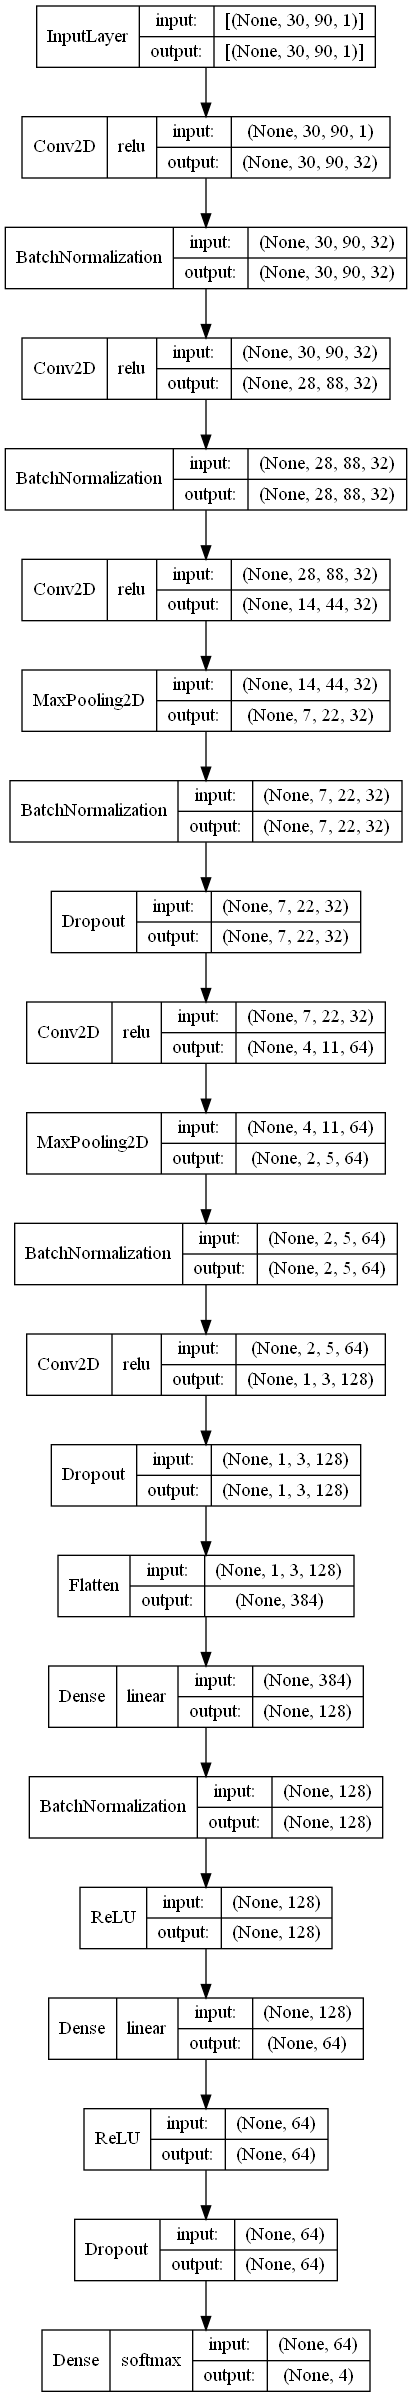

Write the Python code that produced this figure.
import datetime
import json
import os
import pathlib

import matplotlib.pyplot as plt
import numpy as np
import pandas as pd
import seaborn as sns
import tensorflow as tf
import keras
from sklearn.metrics import confusion_matrix
from sklearn.metrics import f1_score
from sklearn.utils.class_weight import compute_class_weight
from tensorflow.keras import regularizers
# import visualkeras

from PIL import ImageFont

import dataset
import metrics
from custom_loss_function import custom_cross_entropy


class Model:
    def __init__(self, save_path, categories, model_name):
        """
        Initialize the model with the folder
        """
        self.save_path = save_path

        self.model_name = model_name
        self.log_path = save_path.joinpath(model_name)
        if not self.log_path.exists():
            os.mkdir(str(self.log_path))

        detection_metrics = metrics.ImbalancedDetectionMatrix(noise_class_name='Noise', classes_names=categories)
        self.metrics = [
            keras.metrics.SparseCategoricalAccuracy(name='accuracy'),
            metrics.f1_score,
            metrics.recall_score,
            detection_metrics.imbalanced_metric,
            detection_metrics.noise_misclas_rate,
            detection_metrics.call_avg_tpr
        ]

        # self.metrics = {'imbalanced_metric': detection_metrics.imbalanced_metric,
        #                 'noise_misclas_rate': detection_metrics.noise_misclas_rate,
        #                 'call_avg_tpr': detection_metrics.call_avg_tpr,
        #                 'f1_score': metrics.f1_score,
        #                 'recall_score': metrics.recall_score,
        #                 'accuracy': tf.keras.metrics.SparseCategoricalAccuracy(name='accuracy')}
        # Model still to be created or loaded
        self.model = None

    def create(self, n_classes, batch_size):
        """
        Create the model. Stores a summary of the model in the log_path, called model_summary.txt
        :param n_classes: number of classes
        :param batch_size: int, batch size
        :return: created model
        """
        model = tf.keras.models.Sequential()
        model.add(tf.keras.layers.Conv2D(batch_size, kernel_size=(3, 3), activation='relu', padding="same",
                                         kernel_initializer='he_normal', input_shape=(dataset.IMAGE_WIDTH,
                                                                                      dataset.IMAGE_HEIGHT, 1)))

        model.add(tf.keras.layers.BatchNormalization())

        model.add(tf.keras.layers.Conv2D(batch_size, kernel_size=(3, 3), activation='relu'))
        model.add(tf.keras.layers.BatchNormalization())
        model.add(tf.keras.layers.Conv2D(batch_size, kernel_size=5, strides=2, padding='same', activation='relu'))
        model.add(tf.keras.layers.MaxPooling2D((2, 2)))
        model.add(tf.keras.layers.BatchNormalization())
        model.add(tf.keras.layers.Dropout(0.3))
        model.add(
            tf.keras.layers.Conv2D(batch_size * 2, kernel_size=(3, 3), strides=2, padding='same', activation='relu'))
        model.add(tf.keras.layers.MaxPooling2D(pool_size=(2, 2)))
        model.add(tf.keras.layers.BatchNormalization())
        model.add(
            tf.keras.layers.Conv2D(batch_size * 4, kernel_size=(3, 3), strides=2, padding='same', activation='relu'))
        model.add(tf.keras.layers.Dropout(0.3))
        model.add(tf.keras.layers.Flatten())
        model.add(tf.keras.layers.Dense(128, kernel_regularizer=regularizers.l2(0.001)))
        model.add(tf.keras.layers.BatchNormalization())
        model.add(tf.keras.layers.ReLU())
        model.add(tf.keras.layers.Dense(batch_size * 2, kernel_regularizer=regularizers.l2(0.001)))
        model.add(tf.keras.layers.ReLU())
        model.add(tf.keras.layers.Dropout(0.3))
        model.add(tf.keras.layers.Dense(n_classes, activation='softmax'))

        model_summary_path = self.log_path.joinpath('model_summary.txt')
        # Open the file
        with open(model_summary_path, 'w') as fh:
            # Pass the file handle in as a lambda function to make it callable
            model.summary(print_fn=lambda x: fh.write(x + '\n'))
        self.model = model

    def load_existing(self):
        self.model = tf.keras.models.load_model(self.log_path, custom_objects=self.metrics_dict)

    def train(self, x_train, y_train, x_valid, y_valid, batch_size, epochs, loss_function, early_stop,
              monitoring_metric, monitoring_direction, class_weights, learning_rate):
        """
        Train the model. Will store the logs of the training inside the folder model_log_path in a file called logs.csv
        :param x_train: x to train
        :param y_train: y to train
        :param x_valid: x to validate
        :param y_valid: y to validate
        :param batch_size: batch size
        :param epochs: number of epochs
        :param early_stop: number of no increase performance to stop
        :param monitoring_metric: string, metric to use to monitor performance
        :param class_weights: string, None or dict
        :param loss_function: string, loss function to use
        :param monitoring_direction: string, "auto", "min" or "max"
        :param learning_rate: float, initial learning rate for the exponential decay
        :return: history
        """
        # compute the class weights
        class_labels = np.unique(y_train)
        class_weights = compute_class_weight(class_weights, classes=class_labels, y=y_train)
        class_weights_dict = {}
        for label, weight in zip(class_labels, class_weights):
            class_weights_dict[label] = weight
        print('used class weights:', class_weights_dict)

        lr_schedule = tf.keras.optimizers.schedules.ExponentialDecay(
            initial_learning_rate=learning_rate,
            decay_steps=(len(x_train) / batch_size) * 10,
            decay_rate=0.5)
        opt = tf.keras.optimizers.legacy.Adam(learning_rate=lr_schedule)
        # metrics.NoiseMisclassificationRate(noise_class_name='Noise', classes_names=categories, name='noise_misclass'),
        # metrics.CallAvgTPR(noise_class_name='Noise', classes_names=categories, name='call_tpr')

        if loss_function == 'custom_cross_entropy':
            loss_function = custom_cross_entropy
        self.model.compile(loss=loss_function,
                           optimizer=opt,
                           metrics=self.metrics,
                           jit_compile=True)

        model_save_filename = self.log_path.joinpath('checkpoints')

        early_stopping_cb = keras.callbacks.EarlyStopping(monitor=monitoring_metric, mode=monitoring_direction,
                                                          patience=early_stop, restore_best_weights=True)
        mdl_checkpoint_cb = keras.callbacks.ModelCheckpoint(model_save_filename, save_weights_only=True,
                                                            monitor=monitoring_metric, save_best_only=True)
        # min_learning_rate = tf.keras.optimizers.schedules.ExponentialDecay(
        #     initial_learning_rate=1e-5,
        #     decay_steps=10000,
        #     decay_rate=1.0)
        # reduce_lr = keras.callbacks.ReduceLROnPlateau(monitor=monitoring_metric,
        # factor=0.2,patience=8, min_lr= min_learning_rate)
        history_cb = tf.keras.callbacks.CSVLogger(self.log_path.joinpath('logs.csv'), separator=',', append=False)

        history = self.model.fit(x_train, y_train, batch_size=batch_size, epochs=epochs,
                                 validation_data=(x_valid, y_valid),
                                 callbacks=[early_stopping_cb, mdl_checkpoint_cb, history_cb],
                                 class_weight=class_weights_dict)

        return history

    def test(self, x_test, y_test, categories, images_to_test):
        """
        Test the model on x_test and y_test.

        :param x_test: X
        :param y_test: y
        :param categories: names of the categories to create the confusion matrix
        :return: scores_df (DataFrame) and con_mat_df (DataFrame)
        """
        scores = self.model.evaluate(x_test, y_test, verbose=0)
        y_pred = self.model.predict(x_test)
        preds = pd.concat(
            [pd.DataFrame(y_pred).reset_index(drop=True), pd.DataFrame(images_to_test).reset_index(drop=True)], axis=1)
        con_mat = self.get_scores(y_test, y_pred, preds, categories)

        con_mat_df = pd.DataFrame(con_mat, index=categories, columns=categories)
        scores_df = pd.DataFrame([scores], columns=self.model.metrics_names)
        return scores_df, con_mat_df, preds

    def save(self):
        self.model.save(self.log_path.joinpath('model'))

    @staticmethod
    def get_confusion_matrix(y_test, y_pred, categories):
        y_pred = np.argmax(y_pred, axis=1)
        con_mat = confusion_matrix(y_test, y_pred, labels=np.arange(len(categories)))

        con_mat_df = pd.DataFrame(con_mat, index=categories, columns=categories)
        return con_mat_df

    def test_in_batches(self, ds, data_split_df):
        y_pred_total = None
        y_test_total = None
        for x_test, y_test, ds, images_for_test in ds.batch_load_from_df(data_split_df, data_split='test'):
            y_pred = self.model.predict_on_batch(x_test)
            if y_pred_total is None:
                y_pred_total = y_pred
                y_test_total = y_test
            else:
                y_pred_total = np.concatenate([y_pred_total, y_pred])
                y_test_total = np.concatenate([y_test_total, y_test])

        con_mat_df = self.get_confusion_matrix(y_test_total, y_pred_total, categories=ds.int2class)

        preds = pd.concat([pd.DataFrame(y_pred_total), pd.DataFrame(images_for_test)], axis=1)
        scores = pd.DataFrame(y_pred_total)
        #preds.to_csv(self.log_path.joinpath('prediction.csv'))
        #con_mat_df.to_csv(self.log_path.joinpath('confusion_matrix'))
        return scores, con_mat_df, preds

    def plot_training_metrics(self, history, chosen_metric):
        """
        Plot the history evolution of the metrics of the model and store the images in the folder save_path with the
        correct name indicating which fold was it run

        :param history: history, output from tensorflow
        :param fold: which fold was it run on
        :param chosen_metric: monitoring metric
        :return:
        """
        training_acc = history.history[chosen_metric.split('val_')[1]]
        val_acc = history.history[chosen_metric]
        training_loss = history.history['loss']
        val_loss = history.history['val_loss']

        epoch_count = range(1, len(training_acc) + 1)
        plt.figure(figsize=(8, 8))
        plt.plot(epoch_count, training_acc, 'r--')
        plt.plot(epoch_count, val_acc, 'b-')
        plt.legend(['Training %s' % chosen_metric, 'Validation %s' % chosen_metric])
        plt.xlabel('Epoch')
        plt.ylabel(chosen_metric)
        plt.yticks(np.arange(0, 1, 0.05))
        plt.xticks(np.arange(0, max(epoch_count), 2))
        # plt.text(10, 0.01, "Test acc: " + str(scores[1]))
        plt.grid()
        plt.savefig(self.log_path.joinpath('training_%s_%s.png' % (chosen_metric, self.model_name)))
        plt.close()

        plt.figure(figsize=(8, 8))
        plt.plot(epoch_count, training_loss, 'g--')
        plt.plot(epoch_count, val_loss, 'r-')
        plt.legend(['Training loss', 'Validation loss'])
        plt.xlabel('Epoch')
        plt.ylabel('Loss')
        plt.yticks(np.arange(0, max(val_loss), 0.2))
        plt.xticks(np.arange(0, max(epoch_count), 2))
        plt.grid()
        plt.savefig(self.log_path.joinpath('training_loss_%s.png' % self.model_name))
        plt.close()


def plot_confusion_matrix(con_mat_df, save_path):
    """
    Plot the confusion matrix and save it to save_path
    :param con_mat_df: DataFrame, output from get_model_scores
    :param save_path: str or path
    :return:
    """
    con_mat_norm = con_mat_df.astype('float').div(con_mat_df.sum(axis=1), axis=0)

    plt.figure(figsize=(8, 8))
    ax = sns.heatmap(con_mat_norm, annot=True, cmap=plt.cm.Blues)
    plt.tight_layout()
    plt.ylabel('True label')
    plt.xlabel('Predicted label')
    ax.xaxis.set_label_position('top')
    ax.xaxis.tick_top()
    plt.savefig(save_path)
    plt.close()
